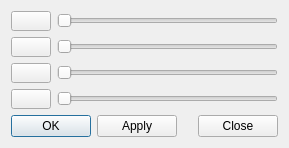
<ui version="4.0" >
 <author></author>
 <comment></comment>
 <exportmacro></exportmacro>
 <class>DynamicColormap</class>
 <widget class="QDialog" name="DynamicColormap" >
  <property name="geometry" >
   <rect>
    <x>0</x>
    <y>0</y>
    <width>289</width>
    <height>148</height>
   </rect>
  </property>
  <property name="windowTitle" >
   <string>Dynamic Colormap</string>
  </property>
  <layout class="QGridLayout" >
   <property name="margin" >
    <number>11</number>
   </property>
   <property name="spacing" >
    <number>6</number>
   </property>
   <item row="1" column="0" >
    <layout class="QHBoxLayout" >
     <property name="margin" >
      <number>0</number>
     </property>
     <property name="spacing" >
      <number>6</number>
     </property>
     <item>
      <widget class="QPushButton" name="pushButton3" >
       <property name="text" >
        <string>OK</string>
       </property>
       <property name="default" >
        <bool>true</bool>
       </property>
      </widget>
     </item>
     <item>
      <widget class="QPushButton" name="pushButton7" >
       <property name="text" >
        <string>Apply</string>
       </property>
      </widget>
     </item>
     <item>
      <spacer>
       <property name="orientation" >
        <enum>Qt::Horizontal</enum>
       </property>
       <property name="sizeType" >
        <enum>QSizePolicy::Expanding</enum>
       </property>
       <property name="sizeHint" >
        <size>
         <width>31</width>
         <height>20</height>
        </size>
       </property>
      </spacer>
     </item>
     <item>
      <widget class="QPushButton" name="pushButton4" >
       <property name="text" >
        <string>Close</string>
       </property>
      </widget>
     </item>
    </layout>
   </item>
   <item row="0" column="0" >
    <layout class="QGridLayout" >
     <property name="margin" >
      <number>0</number>
     </property>
     <property name="spacing" >
      <number>6</number>
     </property>
     <item row="2" column="1" >
      <widget class="QSlider" name="slider1_2_2" >
       <property name="maximum" >
        <number>100</number>
       </property>
       <property name="orientation" >
        <enum>Qt::Horizontal</enum>
       </property>
      </widget>
     </item>
     <item row="2" column="0" >
      <widget class="QPushButton" name="colorButton3" >
       <property name="minimumSize" >
        <size>
         <width>16</width>
         <height>16</height>
        </size>
       </property>
       <property name="text" >
        <string/>
       </property>
      </widget>
     </item>
     <item row="0" column="0" >
      <widget class="QPushButton" name="colorButton1" >
       <property name="minimumSize" >
        <size>
         <width>16</width>
         <height>16</height>
        </size>
       </property>
       <property name="text" >
        <string/>
       </property>
      </widget>
     </item>
     <item row="0" column="1" >
      <widget class="QSlider" name="slider1" >
       <property name="maximum" >
        <number>100</number>
       </property>
       <property name="orientation" >
        <enum>Qt::Horizontal</enum>
       </property>
      </widget>
     </item>
     <item row="1" column="1" >
      <widget class="QSlider" name="slider1_2" >
       <property name="maximum" >
        <number>100</number>
       </property>
       <property name="orientation" >
        <enum>Qt::Horizontal</enum>
       </property>
      </widget>
     </item>
     <item row="3" column="1" >
      <widget class="QSlider" name="slider1_2_2_2" >
       <property name="maximum" >
        <number>100</number>
       </property>
       <property name="orientation" >
        <enum>Qt::Horizontal</enum>
       </property>
      </widget>
     </item>
     <item row="3" column="0" >
      <widget class="QPushButton" name="colorButton4" >
       <property name="minimumSize" >
        <size>
         <width>16</width>
         <height>16</height>
        </size>
       </property>
       <property name="text" >
        <string/>
       </property>
      </widget>
     </item>
     <item row="1" column="0" >
      <widget class="QPushButton" name="colorButton2" >
       <property name="minimumSize" >
        <size>
         <width>16</width>
         <height>16</height>
        </size>
       </property>
       <property name="text" >
        <string/>
       </property>
      </widget>
     </item>
    </layout>
   </item>
  </layout>
 </widget>
 <layoutdefault spacing="6" margin="11" />
 <pixmapfunction>qPixmapFromMimeSource</pixmapfunction>
 <resources/>
 <connections/>
</ui>
